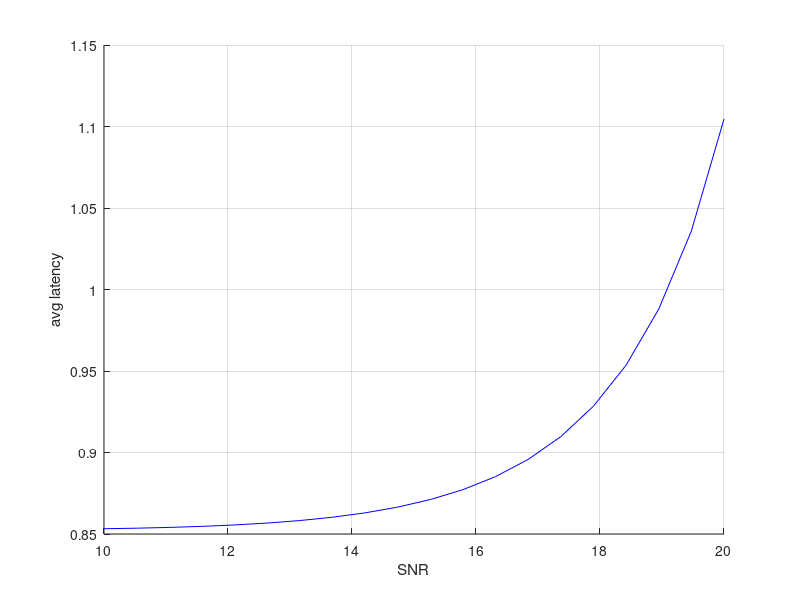

MATLAB code to generate this figure:
%start_date:22.09.2022
%last update: 22.09.2022

%goal: average latency vs transmit SNR
clc; 
clear all;
close all;

%% initial parameters
transmit_snrdb_vec = linspace(10,20,20);
noisepower = 0.1;
u_i = 5;
v_i = 2;
mu = 0.7;
n = 1000;%number of bits
m = 100; %blocklength
v = rand(1,n);
K = 3;%nbusers
sumc = zeros(K,1); 
delta = rand(n,n);
w_j = 0.7;
P_j = 1;
alpha_j = 0.9;
T_sym = 0.007;
final_analy_latency = zeros(length(transmit_snrdb_vec),1);
final_simula_latency = zeros(length(transmit_snrdb_vec),1);

%% analytical delay 
for idx =1 : length(transmit_snrdb_vec)
    
    ENodB = transmit_snrdb_vec(idx);%snr
    
    for k = 1:K  %user index
      P_k(k) = 10^(ENodB/10)*noisepower;%tx power
      for s = 1:m %symbol index %for each symbol
        for zeta = s-1:1:s+1 %neighbor symbol index
             if(zeta>1)
                sumc(k) = (1-delta(k,zeta)+1) + sumc(k);
             else
                sumc(k) = (1- delta(k,zeta+1)); 
             end
        end
   
        if(zeta+1==s)%check here
          deltaval = 1;
        else
          deltaval = 0;
        end

        clear delta_mat;
        clear reverse_delta_mat;
        %time offsets between users 
        %delta_mat: rows -> user index, columns-> symbol index %time offset with
        delta_mat = zeros(K,m);%user max: K, symbol max: m

        %the total interference from both s-1th, s+1th symbols to the desired sth 
        %delta_mat(1,:) = zeros(1,m);%check here
        time_offset = rand(K-1,m);
        delta_mat(1:K-1,:) = time_offset.*ones(K-1,m);%B1,... Bn, C1....,Cn, ....... %Z1,....Zn

        reverse_delta_mat = zeros(K,m);
        rev_time_offset = rand(K-1,m);
        reverse_delta_mat(2:K,:) = rev_time_offset.*ones(K-1,m);%A1, A2

        del_offset = delta_mat(k,s);
        num1 = P_k(k);
        den1 = ((1-deltaval)*del_offset*P_k(k)/2+w_j*P_j*alpha_j^2 ...
        +noisepower^2);
        bler_ther_p1 = (2*pi*(2^(2*n/m)-1)/m)^(-1/2);
        bler_ther_p2 = (u_i - v_i);
        bler_ther_p3 = (num1/den1)^2*(exp(-v_i/(num1/den1))/v_i^2 ...
            - exp(-u_i/(num1/den1))/u_i^2);%check this

        bler_ther(k) = bler_ther_p1*(bler_ther_p2+bler_ther_p3);

        analy_latency(k,:) = mu*(m*T_sym+v)/(1 - bler_ther(k)); 

        avg_analy_latency(idx,k) = mean(analy_latency(k,:)); %bler of each user     
      end
    end
    final_analy_latency(idx) = mean(avg_analy_latency(idx,k),2);
end
final_analy_latency
%% simulation delay 
%for reps = 1:10%check here 
%nbrandom simulations 
for idx =1 : length(transmit_snrdb_vec)
%% 
for k = 1:K  
%generate a sequence of 1s and 0s with 0.8% of 1s randomly distributed 
%1s = error block, 0s = no error block (correct)
numberOfElements = m; % Whatever.
percentageOfOnes = abs(mean(bler_ther(k)))*10; % Whatever.
numberOfOnes = round(numberOfElements * percentageOfOnes / 100);
% Make initial signal with proper number of 0's and 1's.
blckstream = [ones(1, numberOfOnes), zeros(1, numberOfElements - numberOfOnes)];
% Scramble them up with randperm
blckstream = blckstream(randperm(length(blckstream)));
% Count them just to prove it
numOnes = sum(blckstream);

%% latency 
% number of retransmissions required
% until the bler is < 10
% goal: retransmissions required
nbretransmissions = 0;
success = 0;
blockidx = 2;

%count the place where the first 1 appears in the signal stream
while (success == 0)
   if blckstream(blockidx-1)== 0
       success = 1;
   elseif blckstream(blockidx-1)== 1 & blckstream(blockidx)== 0
       nbretransmissions = nbretransmissions + 1;
       success = 1;
   else
       nbretransmissions = nbretransmissions + 1; 
       blockidx = blockidx + 1; 
       success = 0;
       if (blockidx>=length(blckstream))
            %initialize block stream 
            blockidx = 2;%initialize block stream index
            %generate a sequence of 1s and 0s with 0.8% of 1s randomly distributed 
            %1s = error block, 0s = no error block (correct)
            numberOfElements = m; % Whatever.
            percentageOfOnes = abs(bler_ther(k))*10; % Whatever.
            numberOfOnes = round(numberOfElements * percentageOfOnes / 100);
            % Make initial signal with proper number of 0's and 1's.
            blckstream = [ones(1, numberOfOnes), zeros(1, numberOfElements - numberOfOnes)];
            % Scramble them up with randperm
            blckstream = blckstream(randperm(length(blckstream)));
            % Count them just to prove it
            %numOnes = sum(blckstream);
        end       
   end
end 

delay_transmission = T_sym*m;
sim_avg_latency(idx,k) = nbretransmissions*delay_transmission;
end%end k=1:K
final_simula_latency(idx)= mean(sim_avg_latency(idx),2);
end

%% plots
grid on;
%plot(transmit_snrdb_vec,(final_simula_latency),'--r')
hold on 
plot(transmit_snrdb_vec,(final_analy_latency),'-b')
xlabel('SNR') 
ylabel('avg latency')